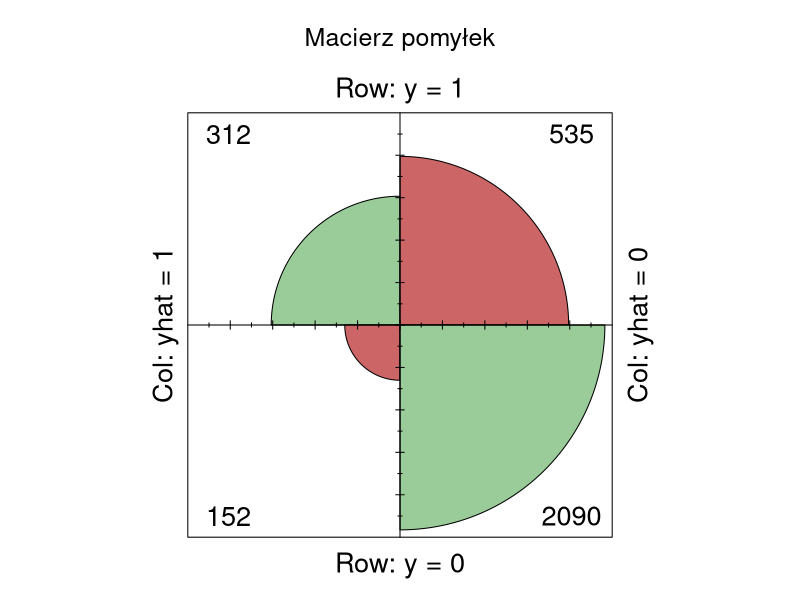

Generate this figure with R: (Note: this script raises an error after producing the figure.)
## ---- chunk 1

library("readxl")
library("car") # funkcja vif()
library("ggplot2") # wykresy - funkcja ggplot()
library("lmtest") # testy diagnostyczne modeli lm

#library("PerformanceAnalytics")
#library("ggplot2") # wykresy - funkcja ggplot()
library("pscl") #pseudo-R2 funkcja pR2()
library("pROC") #funkcje roc, auc
set.seed(1257) #set.seed(NULL) --> usunięcie "ziarna"

knitr::opts_chunk$set(echo = TRUE)
## ---- chunk 2
#dane <- read.csv("./dane/LR_dane_treningowe_testowe.csv")
dane <- read.csv("./dane/po_imputacji.csv", sep=';',encoding = "UTF-8", dec = ',')
dane <- dane[, -c(24)]
## ---- chunk 3

## ---- chunk 4
dane$CLAIM_FLAG <- as.factor(dane$CLAIM_FLAG)
dane$HOMEKIDS <- as.factor(dane$HOMEKIDS)
dane$PARENT1 <- as.factor(dane$PARENT1)
dane$MSTATUS <- as.factor(dane$MSTATUS)
dane$GENDER <- as.factor(dane$GENDER)
dane$EDUCATION <- as.factor(dane$EDUCATION)
dane$OCCUPATION <- as.factor(dane$OCCUPATION)
dane$CLM_FREQ <- as.factor(dane$CLM_FREQ)
dane$REVOKED <- as.factor(dane$REVOKED)

dane$URBANICITY <- as.factor(dane$URBANICITY)
dane$RED_CAR <- as.factor(dane$RED_CAR)

dane$MVR_PTS_GRP <- 0
dane$MVR_PTS_GRP[dane$MVR_PTS < 6] <- 1
dane$MVR_PTS_GRP[(dane$MVR_PTS > 5) & (dane$MVR_PTS < 11)] <- 2
dane$MVR_PTS_GRP[dane$MVR_PTS > 10] <- 3
dane$MVR_PTS_GRP <- as.factor(dane$MVR_PTS_GRP)


##Ad. model 4 - Nisko-wykwalifikowani vs wysoko wykfalifikowani
dane$OCCUPATION_GRP <- 0

dane$OCCUPATION_GRP[(dane$OCCUPATION=="Blue Collar") | 
                     (dane$OCCUPATION=="Home Maker") | 
                     (dane$OCCUPATION=="Home Maker") | 
                      (dane$OCCUPATION=="Student") ] <- 0

dane$OCCUPATION_GRP[(dane$OCCUPATION=="Clerical") | 
                    (dane$OCCUPATION=="Doctor") | 
                    (dane$OCCUPATION=="Lawyer") | 
                    (dane$OCCUPATION=="Manager") | 
                    (dane$OCCUPATION=="Professional")] <- 1

dane$OCCUPATION_GRP <- as.factor(dane$OCCUPATION_GRP)

dane <- na.omit(dane)
dane$AGE_tr <-(dane$AGE - median(dane$AGE))**2


## hOME VAL
dane$HOME_VAL_D <- 0
dane$HOME_VAL_D[dane$HOME_VAL  == 0] <-0
dane$HOME_VAL_D[dane$HOME_VAL != 0] <- 1
dane$HOME_VAL_D <- as.factor(dane$HOME_VAL_D)

summary(dane)

#cdplot(dane$INCOME, dane$CLAIM_FLAG, xlab = "dochód", ylab = "zadowolenie")
sapply(dane, typeof)
## ---- chunk 5
# Losowanie na wczesnym etapie, Podział na dane treningowe i testowe
n <- nrow(dane)
liczby_losowe <- sample(c(1:n), round(0.7*n), replace = FALSE)
dane_uczacy <- dane[liczby_losowe,]
dane_testowy <- dane[-liczby_losowe,]

# Przeliczenie 
table(dane_testowy$CLAIM_FLAG) / nrow(dane_testowy)
table(dane_uczacy$CLAIM_FLAG) / nrow(dane_uczacy)
## ---- chunk 6
#select_if(dane, is.numeric)
cols <- as.vector(colnames(dane[,-c(26,23)]))

istotne = list()
for (c in cols[3:length(cols)]){
  
  if (c != 'CLAIM_FLAG'){
  
    m <- glm(as.formula(paste('CLAIM_FLAG', "~", c)), data = dane_uczacy, family = binomial)
    w_test <- waldtest(m)
  
  if (w_test$`Pr(>F)`[2] < 0.05){
      print(paste('istotna',c ,'pvalue:', format(w_test$`Pr(>F)`[2],  scientific = TRUE))[1])  
      #istotne <- append(istotne, c)
  } else{
      print(paste('nieistotna',c,'pvalue:', round(w_test$`Pr(>F)`[2], 2) ))
      #print(summary(m)$coefficients)
  }
  }
  gc()
}

## ---- chunk 7
m1 <- glm(CLAIM_FLAG~INCOME, data = dane_uczacy, family = binomial)
summary(m1)
## ---- chunk 8
m2 <- glm(CLAIM_FLAG ~ INCOME + YOJ, data = dane_uczacy, family = binomial)
summary(m2)

## ---- chunk 9
m3 <- glm(CLAIM_FLAG~INCOME+PARENT1, data = dane_uczacy, family = binomial)
summary(m3)
## ---- chunk 10
m4 <- glm(CLAIM_FLAG~INCOME+PARENT1+AGE_tr, data = dane_uczacy, family = binomial)
summary(m4)
## ---- chunk 11
m5 <- glm(CLAIM_FLAG~INCOME+PARENT1+AGE_tr+HOME_VAL_D, data = dane_uczacy, family = binomial)
summary(m5)
## ---- chunk 12
summary(m4)$aic - summary(m5)$aic
## ---- chunk 13
m6 <- glm(CLAIM_FLAG~INCOME+PARENT1+AGE_tr+HOME_VAL_D+MSTATUS, data = dane_uczacy, family = binomial)
summary(m6)
## ---- chunk 14
summary(m5)$aic - summary(m6)$aic
## ---- chunk 15
m7 <- glm(CLAIM_FLAG~INCOME+PARENT1+AGE_tr+HOME_VAL_D+CAR_USE, data = dane_uczacy, family = binomial)
summary(m7)
## ---- chunk 16
summary(m5)$aic - summary(m7)$aic
## ---- chunk 17
m8 <- glm(CLAIM_FLAG~INCOME+PARENT1+AGE_tr+HOME_VAL_D+BLUEBOOK, data = dane_uczacy, family = binomial)
summary(m8)
## ---- chunk 18
summary(m7)$aic - summary(m8)$aic
## ---- chunk 19
m9 <- glm(CLAIM_FLAG~INCOME+PARENT1+AGE_tr+HOME_VAL_D+TIF, data = dane_uczacy, family = binomial)
summary(m9)
## ---- chunk 20
summary(m8)$aic - summary(m9)$aic
## ---- chunk 21
m10 <- glm(CLAIM_FLAG~INCOME+PARENT1+AGE_tr+HOME_VAL_D+CAR_USE+BLUEBOOK+TIF+CAR_TYPE, data = dane_uczacy, family = binomial)
summary(m10)
## ---- chunk 22
summary(m9)$aic - summary(m10)$aic
## ---- chunk 23
m11 <- glm(CLAIM_FLAG~INCOME+PARENT1+AGE_tr+HOME_VAL_D+CAR_USE+BLUEBOOK+TIF+REVOKED, data = dane_uczacy, family = binomial)
summary(m11)
## ---- chunk 24
summary(m10)$aic - summary(m11)$aic
## ---- chunk 25
m12 <- glm(CLAIM_FLAG~INCOME+PARENT1+AGE_tr+HOME_VAL_D+CAR_USE+BLUEBOOK+TIF+REVOKED+CAR_AGE, data = dane_uczacy, family = binomial)
summary(m12)
## ---- chunk 26
summary(m11)$aic - summary(m12)$aic

## ---- chunk 27
m13 <- glm(CLAIM_FLAG~INCOME+PARENT1+AGE_tr+HOME_VAL_D+CAR_USE+BLUEBOOK+TIF+REVOKED+URBANICITY, data = dane_uczacy, family = binomial)
summary(m13)
## ---- chunk 28
summary(m11)$aic - summary(m13)$aic

## ---- chunk 29
m14 <- glm(CLAIM_FLAG~INCOME+PARENT1+AGE_tr+HOME_VAL_D+CAR_USE+BLUEBOOK+TIF+REVOKED+URBANICITY+OCCUPATION_GRP, data = dane_uczacy, family = binomial)
summary(m14)
## ---- chunk 30
summary(m13)$aic - summary(m14)$aic
## ---- chunk 31
m15 <- glm(CLAIM_FLAG~INCOME+PARENT1+AGE_tr+HOME_VAL_D+CAR_USE+BLUEBOOK+TIF+REVOKED+KIDSDRIV, data = dane_uczacy, family = binomial)
summary(m15)
## ---- chunk 32
summary(m13)$aic - summary(m15)$aic
## ---- chunk 33
m16 <- glm(CLAIM_FLAG~INCOME+PARENT1+AGE_tr+HOME_VAL_D+CAR_USE+BLUEBOOK+TIF+REVOKED+HOMEKIDS, data = dane_uczacy, family = binomial)
summary(m16)
## ---- chunk 34
summary(m13)$aic - summary(m16)$aic
## ---- chunk 35

cols <- as.vector(colnames(dane)[6:length(colnames(dane))])

df <- data.frame(matrix(ncol = 5, nrow = 0))
colnames(df) <- c("zmienna_a", "zmienna_b", "Wald_p_v",'Akaike', 'VIF')

istotne = list()
for (i in cols[1:length(cols)]){

  for (j in cols[1:length(cols)]){

    if ((i != 'CLAIM_FLAG') & (j != 'CLAIM_FLAG')){
      if (i != j){
        skip_to_next <- FALSE
        tryCatch(
          m <- glm(as.formula(paste('CLAIM_FLAG', "~INCOME+PARENT1+AGE_tr+HOME_VAL_D+CAR_USE+BLUEBOOK+TIF+CAR_TYPE+REVOKED+URBANICITY+", i, ":", j)), 
                 data = dane_uczacy, family = binomial),
          error = function(w) { skip_to_next <<- TRUE})
        if(skip_to_next) { next }
        
        ## w pelni skorelowane zmienne przechwytywane
        skip_to_next <- FALSE
        tryCatch(vif_t <- as.numeric(vif(m)[11]),error = function(e) { skip_to_next <<- TRUE})
        if(skip_to_next) { next }

        if ((!is.numeric(vif_t)) | (is.na(vif_t))) { next }

        if (vif_t <= 1.5){
          skip_to_next <- FALSE
          tryCatch(w_test <- waldtest(m), error = function(e) { skip_to_next <<- TRUE})
          if(skip_to_next) { next }
          
          if (w_test$`Pr(>F)`[2] < 0.05){
            #print(paste('istotna',i, j ,'pvalue:', format(w_test$`Pr(>F)`[2],  scientific = TRUE))[1])  
            
            w_t <- as.numeric(w_test$`Pr(>F)`[2])
            akaike <- as.numeric(m$aic)
            
            df[nrow(df) + 1,] = c(i, j, w_t, akaike, as.numeric(vif_t))

          }else{next}
     } else{next}
    }else{next}
  }
 }
}

## ---- chunk 36
df <- na.omit(df)
# przekonwertowanie zmienych w notacji naukowej na wartosci liczbowe
df$Wald_p_v <- as.numeric(df$Wald_p_v)
df$Akaike <- as.numeric(df$Akaike)
df$VIF <- as.numeric(df$VIF)

summary(df)


# Na podstawie posortowanej tabeli możemy odczytać najlepsze modele z interakcjami.
df[order(df$VIF, df$Akaike),]
## ---- chunk 37
m17 <- glm(CLAIM_FLAG~INCOME+PARENT1+AGE_tr+HOME_VAL_D+CAR_USE+BLUEBOOK+TIF+REVOKED+URBANICITY+TRAVTIME:MVR_PTS, data = dane_uczacy, family = binomial)
summary(m17)

## ---- chunk 38
summary(m13)$aic - summary(m17)$aic
## ---- chunk 39
summary(m1)$aic - summary(m17)$aic
## ---- chunk 40
report <- data.frame(matrix(ncol = 4, nrow = 0))
colnames(report) <- c('model','kryterium_AIC', 'McFadden_R2', 'Cragg_Uhler_R2')

for (i in seq(1, 17, 1)){
  mname <- paste('m', i, sep="")
  model = eval(parse(text = mname))
  
  kryterium_AIC <- c(model$aic)
  McFadden<-pR2(model)[4]
  Cragg_Uhler<-pR2(model)[6]
  report[i,] <- c(mname,round(kryterium_AIC,3), round(McFadden,3), round(Cragg_Uhler,3))
}

## Raport zbiorczy dla wszystkim wariantów modeli
report[order(report$kryterium_AIC),]
## ---- chunk 41
pred <- predict(m17, dane_testowy)

pred_y <- as.numeric(pred > 0 )
true_y <- as.numeric(dane_testowy$CLAIM_FLAG)-1

# wskazania prawdziwie pozytywne
true_pos <- (true_y == 1) & (pred_y == 1)
# wskazania prawdziwie negatywne
true_neg <- (true_y == 0) & (pred_y == 0)
#wskazania fałszywie pozytywne
false_pos <- (true_y == 0) & (pred_y == 1)
#wskazania fałszywie negatywne
false_neg <- (true_y==1)&(pred_y==0)
## ---- chunk 42
conf_mat <- matrix(c(sum(true_pos), sum(false_pos),
                   sum(false_neg), sum(true_neg)), 2, 2)

colnames(conf_mat) <-c('yhat = 1', 'yhat = 0')
rownames(conf_mat) <- c('y = 1', 'y = 0')

fourfoldplot(conf_mat, color = c("#CC6666", "#99CC99"),conf.level = 0, margin = 1, main = "Macierz pomyłek")
## ---- chunk 43
accuracy <- (sum(true_pos) + sum(true_neg)) / (length(pred))

error <- (conf_mat[1, 2] + conf_mat[2,1]) / (length(pred))

recall <- conf_mat[1, 1] / (conf_mat[1,1]+ conf_mat[2,1])

specifity <- conf_mat[2, 2] / (conf_mat[1,2]+ conf_mat[2,2])

ppv <- 100*conf_mat[1,1]/(conf_mat[1,1]+ conf_mat[1,2])
npv <- 100*conf_mat[2,2]/(conf_mat[2,1]+ conf_mat[2,2])

df <- data.frame(matrix(ncol = 6, nrow = 0))
colnames(df) <- c('błąd', "dokładność", "czułość", 'specyficzność', 'PPV', 'NPV')
df[1,] = c(error, accuracy, precision, specifity,ppv,npv)
df
## ---- chunk 44
idx <- order(-pred)
recall <- cumsum(true_y[idx]==1)/sum(true_y == 1)
specifity <- (sum(true_y == 0 ) - cumsum(true_y[idx] == 0)) / sum(true_y == 0)

roc_df <- data.frame(recall = recall, specifity=specifity)

ggplot(roc_df, aes(x=specifity, y=recall)) +
  geom_line(color='blue') +
  scale_x_reverse(expand = c(0, 0))+
  scale_y_continuous(expand=c(0,0))+
  geom_line(data=data.frame(x=(0:100)/100), aes(x=x, y=1-x),linetype='dotted',color='red')

## ---- chunk 45
sum(roc_df$recall[-1] * diff(1 - roc_df$specifity))
